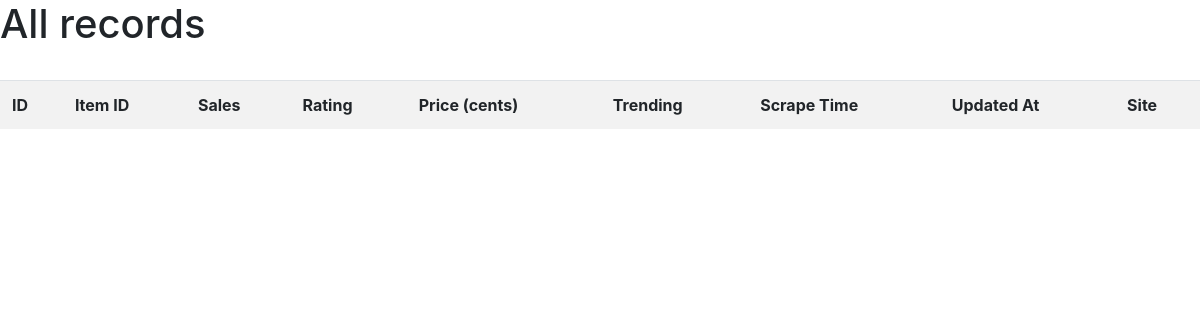
The page /show/?page=2 on the database as committed earlier.
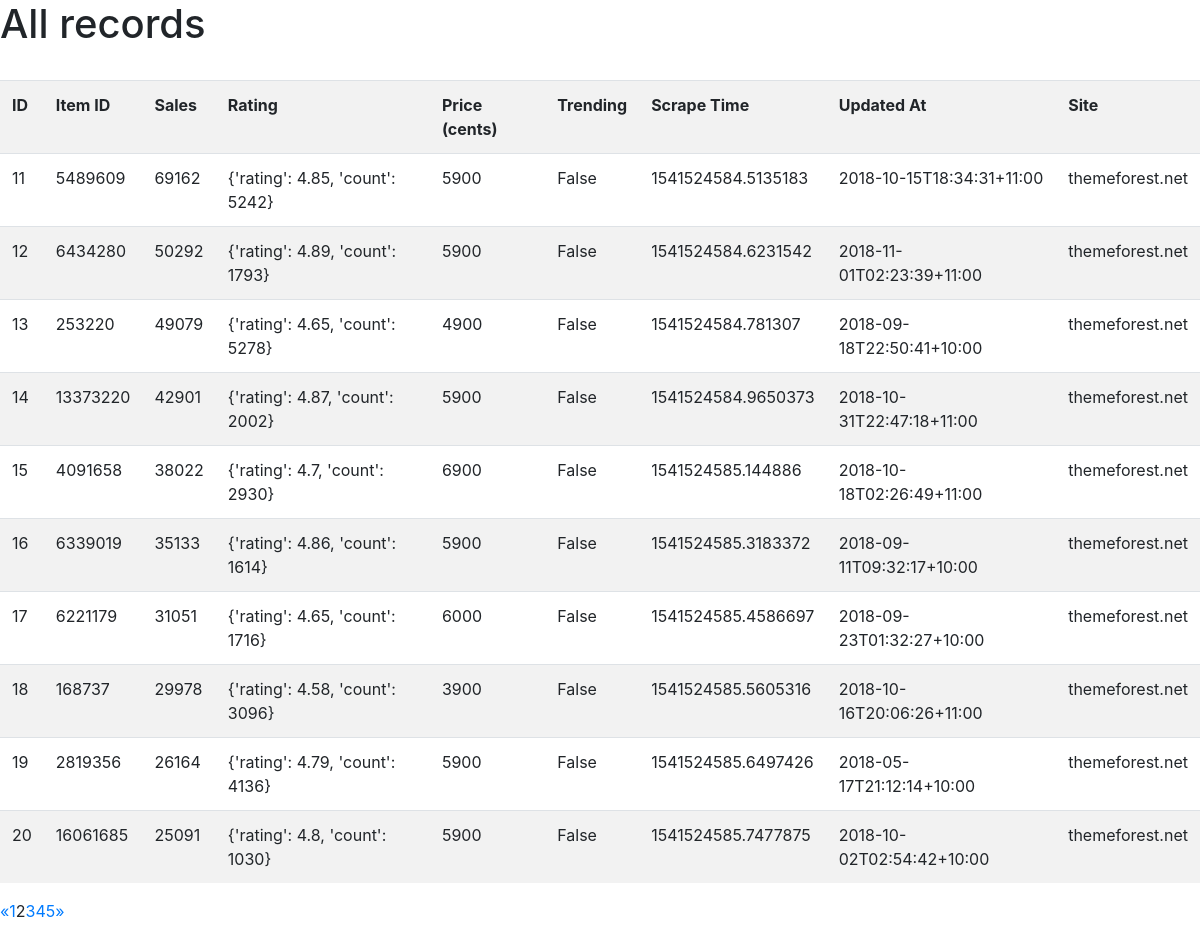
The same page on the database as committed later.
### scraper/models.py (models this page shows)
class ProductData(models.Model):
    product_id = models.IntegerField(default=1)
    sales = models.IntegerField()
    rating = models.CharField(max_length=50)
    price_cents = models.IntegerField()
    trending = models.BooleanField()
    scrape_time = models.CharField(max_length=30)
    updated_at = models.CharField(max_length=30)
    site = models.CharField(max_length=30)

### scraper/views.py (the view)
# urls.py: path('show/', scraper_views.ShowRecords),
def ShowRecords(request):
	product_list = ProductData.objects.all()
	page = request.GET.get('page', 1)
	paginator = Paginator(product_list, 10)
	try:
		records = paginator.page(page)
	except PageNotAnInteger:
		records = paginator.page(1)
	except EmptyPage:
		records = paginator.page(paginator.num_pages)
	x = records.number - 3 if records.number > 4 else 1
	y = paginator.num_pages if records.number + 4 > paginator.num_pages else records.number + 4
	page_range = range(x, y)
	return render(request, 'home.html', {
		'records': records,
		'page_range': page_range
	})

### templates/home.html (shortened to what this page needs)
{% extends 'base.html' %}
{% block body %}
<h1>All records</h1>
{{ rows }} <br>
<table class="table table-striped">
    <tr>
        <th>ID</th>
        <th>Item ID</th>
        <th>Sales</th>
        <th>Rating</th>
        <th>Price (cents)</th>
        <th>Trending</th>
        <th>Scrape Time</th>
        <th>Updated At</th>
        <th>Site</th>
    </tr>
{% for record in records %}
    <tr>
        <td>{{record.id}}</td>
        <td>{{record.product_id}}</td>
        <td>{{record.sales}}</td>
        <td>{{record.rating}}</td>
        <td>{{record.price_cents}}</td>
        <td>{{record.trending}}</td>
        <td>{{record.scrape_time}}</td>
        <td>{{record.updated_at}}</td>
        <td>{{record.site}}</td>
    </tr>
{% endfor %}
</table>
{% if records.has_other_pages %}
<ul class="pagination">
    {%  if records.has_previous %}
    <li class="page-item"><a href="?page={{ records.previous_page_number }}">&laquo;</a></li>
    {% else %}
    <li class="page-item disabled"><span>&laquo;</span></li>
    {% endif %}
    {% for i in page_range %}
        {% if records.number == i %}
        <li class="page-item active"><span>{{ i }} <span class="sr-only">(current)</span></span></li>
        {% else %}
        <li class="page-item"><a href="?page={{ i }}">{{ i }}</a></li>
        {% endif %}
    {% endfor %}
    {%  if records.has_next %}
    <li class="page-item"><a href="?page={{ records.next_page_number }}">&raquo;</a></li>
    {% else %}
    <li class="page-item disabled"><span>&raquo;</span></li>
    {% endif %}
</ul>
{% endif %}
{% endblock %}

Rows that differ between the two databases and show on the page:
added ProductData: id "11", product_id "5489609", sales "69162", rating "{'rating': 4.85, 'count': 5242}", price_cents "5900", trending "False", scrape_time "1541524584.5135183", updated_at "2018-10-15T18:34:31+11:00", site "themeforest.net"
added ProductData: id "12", product_id "6434280", sales "50292", rating "{'rating': 4.89, 'count': 1793}", price_cents "5900", trending "False", scrape_time "1541524584.6231542", updated_at "2018-11-01T02:23:39+11:00", site "themeforest.net"
added ProductData: id "13", product_id "253220", sales "49079", rating "{'rating': 4.65, 'count': 5278}", price_cents "4900", trending "False", scrape_time "1541524584.781307", updated_at "2018-09-18T22:50:41+10:00", site "themeforest.net"
added ProductData: id "14", product_id "13373220", sales "42901", rating "{'rating': 4.87, 'count': 2002}", price_cents "5900", trending "False", scrape_time "1541524584.9650373", updated_at "2018-10-31T22:47:18+11:00", site "themeforest.net"
added ProductData: id "15", product_id "4091658", sales "38022", rating "{'rating': 4.7, 'count': 2930}", price_cents "6900", trending "False", scrape_time "1541524585.144886", updated_at "2018-10-18T02:26:49+11:00", site "themeforest.net"
added ProductData: id "16", product_id "6339019", sales "35133", rating "{'rating': 4.86, 'count': 1614}", price_cents "5900", trending "False", scrape_time "1541524585.3183372", updated_at "2018-09-11T09:32:17+10:00", site "themeforest.net"
added ProductData: id "17", product_id "6221179", sales "31051", rating "{'rating': 4.65, 'count': 1716}", price_cents "6000", trending "False", scrape_time "1541524585.4586697", updated_at "2018-09-23T01:32:27+10:00", site "themeforest.net"
added ProductData: id "18", product_id "168737", sales "29978", rating "{'rating': 4.58, 'count': 3096}", price_cents "3900", trending "False", scrape_time "1541524585.5605316", updated_at "2018-10-16T20:06:26+11:00", site "themeforest.net"
added ProductData: id "19", product_id "2819356", sales "26164", rating "{'rating': 4.79, 'count': 4136}", price_cents "5900", trending "False", scrape_time "1541524585.6497426", updated_at "2018-05-17T21:12:14+10:00", site "themeforest.net"
added ProductData: id "20", product_id "16061685", sales "25091", rating "{'rating': 4.8, 'count': 1030}", price_cents "5900", trending "False", scrape_time "1541524585.7477875", updated_at "2018-10-02T02:54:42+10:00", site "themeforest.net"
Other text that changed with them:
new list line: "1"
new list line: "2"
new list line: "3"
new list line: "4"
new list line: "5"
